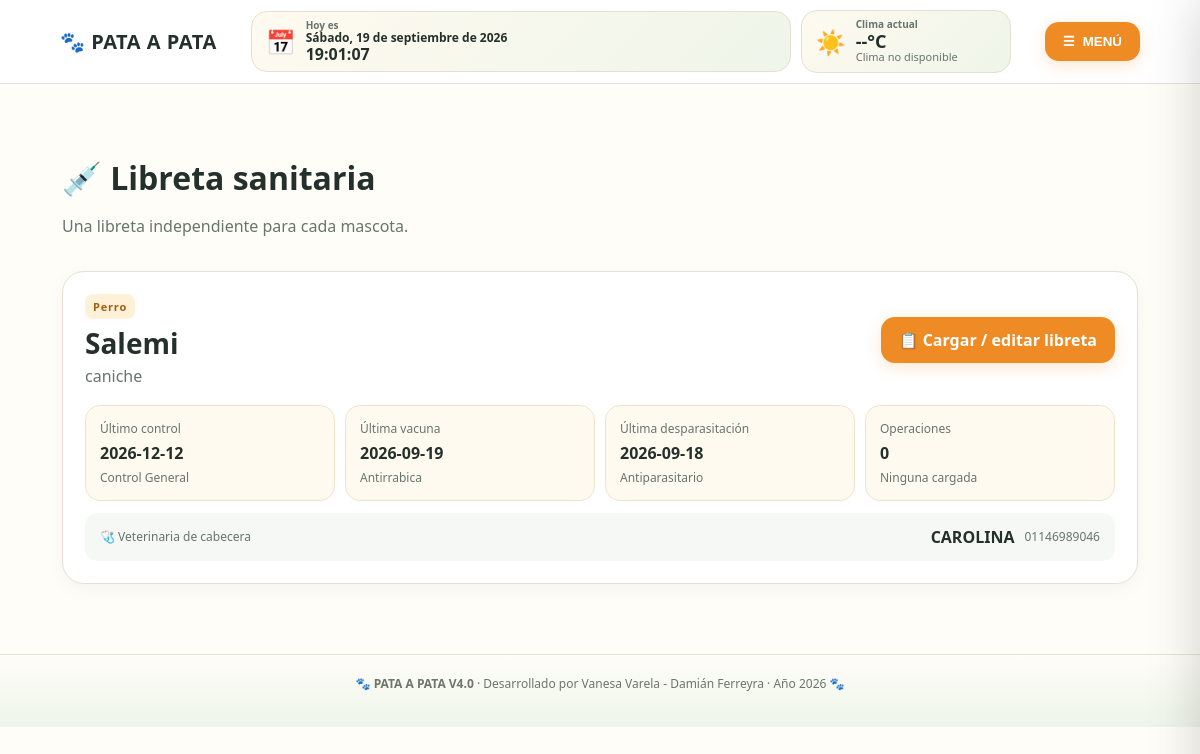
Screenshot of /salud (signed in) with the database file from the repository.
### tables this page shows
CREATE TABLE mascotas (
        id INTEGER PRIMARY KEY AUTOINCREMENT,
        usuario_id INTEGER NOT NULL,
        nombre TEXT NOT NULL,
        especie TEXT NOT NULL,
        raza TEXT,
        sexo TEXT,
        nacimiento TEXT,
        color TEXT,
        peso REAL,
        castrado TEXT,
        observaciones TEXT,
        foto TEXT DEFAULT 'mascota.svg', veterinario_cabecera TEXT, veterinario_cabecera_telefono TEXT,
        FOREIGN KEY(usuario_id) REFERENCES usuarios(id) ON DELETE CASCADE
    );

CREATE TABLE controles_salud (
        id INTEGER PRIMARY KEY AUTOINCREMENT,
        mascota_id INTEGER NOT NULL,
        fecha TEXT NOT NULL,
        tipo TEXT NOT NULL,
        veterinario TEXT,
        observaciones TEXT,
        FOREIGN KEY(mascota_id) REFERENCES mascotas(id) ON DELETE CASCADE
    );

CREATE TABLE vacunas (
        id INTEGER PRIMARY KEY AUTOINCREMENT,
        mascota_id INTEGER NOT NULL,
        vacuna TEXT NOT NULL,
        fecha TEXT NOT NULL,
        proxima_fecha TEXT,
        veterinario TEXT,
        observaciones TEXT,
        FOREIGN KEY(mascota_id) REFERENCES mascotas(id) ON DELETE CASCADE
    );

CREATE TABLE desparasitaciones (
        id INTEGER PRIMARY KEY AUTOINCREMENT,
        mascota_id INTEGER NOT NULL,
        fecha TEXT NOT NULL,
        producto TEXT,
        proxima_fecha TEXT,
        veterinario TEXT,
        observaciones TEXT,
        FOREIGN KEY(mascota_id) REFERENCES mascotas(id) ON DELETE CASCADE
    );

### app.py (the view)
@app.route("/salud")
@login_required
def salud():
    conn = get_db()
    pets = conn.execute("SELECT * FROM mascotas WHERE usuario_id=? ORDER BY nombre", (session["user_id"],)).fetchall()
    data = []
    for pet in pets:
        vacunas = conn.execute("SELECT * FROM vacunas WHERE mascota_id=? ORDER BY fecha DESC", (pet["id"],)).fetchall()
        controles = conn.execute("SELECT * FROM controles_salud WHERE mascota_id=? ORDER BY fecha DESC, id DESC", (pet["id"],)).fetchall()
        desparasitaciones = conn.execute("SELECT * FROM desparasitaciones WHERE mascota_id=? ORDER BY fecha DESC, id DESC", (pet["id"],)).fetchall()
        operaciones = conn.execute("SELECT * FROM operaciones WHERE mascota_id=? ORDER BY fecha DESC, id DESC", (pet["id"],)).fetchall()
        data.append({"mascota": pet, "vacunas": vacunas, "controles": controles,
                     "desparasitaciones": desparasitaciones, "operaciones": operaciones})
    conn.close()
    return render_template("salud.html", mascotas_salud=data)

### app.py (called while the page is built)
def get_db():
    conn = sqlite3.connect(DB_PATH)
    conn.row_factory = sqlite3.Row
    conn.execute("PRAGMA foreign_keys = ON")
    return conn

def login_required(fn):
    @wraps(fn)
    def wrapper(*args, **kwargs):
        if "user_id" not in session:
            flash("Tenés que iniciar sesión para continuar.", "warning")
            return redirect(url_for("login", next=request.path))
        return fn(*args, **kwargs)
    return wrapper

def current_user():
    if "user_id" not in session:
        return None
    conn = get_db()
    u = conn.execute("SELECT * FROM usuarios WHERE id=?", (session["user_id"],)).fetchone()
    conn.close()
    return u

@app.context_processor
def inject_globals():
    return {
        "current_user": current_user(),
        "instagram_url": INSTAGRAM_URL,
        "is_admin": bool(session.get("is_admin")),
    }

### templates/salud.html (shortened to what this page needs)
{% extends "base.html" %}
{% block content %}
<div class="page-head"><div><h1>💉 Libreta sanitaria</h1><p class="muted">Una libreta independiente para cada mascota.</p></div></div>
<div class="health-pets">
{% for item in mascotas_salud %}
  {% set m=item.mascota %}
  <section class="health-pet-card">
    <div class="health-pet-head">
      <div><span class="tag">{{m.especie}}</span><h2>{{m.nombre}}</h2><p class="muted">{{m.raza or 'Sin raza indicada'}}</p></div>
      <a class="primary" href="{{url_for('libreta_mascota',mascota_id=m.id)}}">📋 Cargar / editar libreta</a>
    </div>
    <div class="health-summary">
      <div><span>Último control</span><b>{{item.controles[0].fecha if item.controles else 'Sin cargar'}}</b><small>{{item.controles[0].tipo if item.controles else '—'}}</small></div>
      <div><span>Última vacuna</span><b>{{item.vacunas[0].fecha if item.vacunas else 'Sin cargar'}}</b><small>{{item.vacunas[0].vacuna if item.vacunas else '—'}}</small></div>
      <div><span>Última desparasitación</span><b>{{item.desparasitaciones[0].fecha if item.desparasitaciones else 'Sin cargar'}}</b><small>{{item.desparasitaciones[0].producto if item.desparasitaciones and item.desparasitaciones[0].producto else '—'}}</small></div>
      <div><span>Operaciones</span><b>{{item.operaciones|length}}</b><small>{% if item.operaciones %}{{item.operaciones[0].operacion}}{% else %}Ninguna cargada{% endif %}</small></div>
    </div>
    <div class="health-vet"><span>🩺 Veterinaria de cabecera</span><b>{{m.veterinario_cabecera or 'Sin cargar'}}</b>{% if m.veterinario_cabecera_telefono %}<small>{{m.veterinario_cabecera_telefono}}</small>{% endif %}</div>
  </section>
{% else %}
  <div class="empty">Primero agregá una mascota para poder cargar su libreta sanitaria.</div>
{% endfor %}
</div>
{% endblock %}

### static/css/style.css (style rules this page uses)
:root { --ink:#23302b;--muted:#66756e;--paper:#fffdf8;--line:#e7e1d5;--accent:#ef8b24;--green:#4e8d62;--danger:#d93e3e;--shadow:0 14px 40px rgba(43,50,42,.10) }
* { box-sizing:border-box }
body { margin:0;font-family:system-ui,-apple-system,Segoe UI,Arial,sans-serif;color:var(--ink);background:var(--paper) }
a { text-decoration:none;color:inherit }
.menu-btn,.primary { border:0;background:var(--accent);color:white;border-radius:14px;padding:12px 18px;font-weight:800;cursor:pointer;box-shadow:0 5px 16px rgba(239,139,36,.2) }
.page-head { display:flex;align-items:center;justify-content:space-between;gap:20px;margin:38px 0 18px }
.page-head h1,.page-head h2 { margin:0 }
.muted { color:var(--muted) }
.tag { display:inline-block;font-size:11px;font-weight:900;letter-spacing:.8px;background:#fff1d7;color:#a85d10;padding:5px 8px;border-radius:8px }
.health-pets { display:grid;gap:18px }
.health-pet-card { background:#fff;border:1px solid var(--line);border-radius:22px;padding:22px;box-shadow:0 5px 18px rgba(0,0,0,.04) }
.health-pet-head { display:flex;justify-content:space-between;align-items:center;gap:18px }
.health-pet-head h2 { margin:5px 0 0;font-size:28px }
.health-pet-head p { margin:3px 0 0 }
.health-summary { display:grid;grid-template-columns:repeat(4,1fr);gap:10px;margin-top:18px }
.health-summary>div { background:#fffaf0;border:1px solid #f0e3ca;border-radius:15px;padding:14px }
.health-summary span,.health-summary small,.health-vet span,.health-vet small { display:block;color:var(--muted);font-size:12px }
.health-summary b { display:block;margin:5px 0 }
.health-vet { display:flex;gap:10px;align-items:center;flex-wrap:wrap;margin-top:12px;padding:13px 15px;background:#f5f8f5;border-radius:13px }
.health-vet b { margin-left:auto }
.health-pet-card .primary { white-space:nowrap }

### rows the page displays
mascotas: especie "Perro", nombre "Salemi", raza "caniche", veterinario_cabecera "CAROLINA", veterinario_cabecera_telefono "01146989046"
controles_salud: fecha "2026-12-12", tipo "Control General"
vacunas: fecha "2026-09-19", vacuna "Antirrabica"
desparasitaciones: fecha "2026-09-18", producto "Antiparasitario"

### other values shown
{{ item.operaciones|length }} "0"
